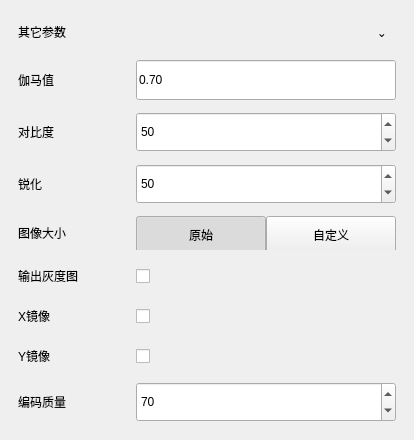
                  <widget class="QFrame" name="otherParamsCard">
                   <property name="frameShape">
                    <enum>QFrame::NoFrame</enum>
                   </property>
                   <property name="card" stdset="0">
                    <bool>true</bool>
                   </property>
                   <layout class="QVBoxLayout" name="verticalLayout_otherParamsCard">
                    <property name="spacing">
                     <number>14</number>
                    </property>
                    <property name="leftMargin">
                     <number>18</number>
                    </property>
                    <property name="topMargin">
                     <number>18</number>
                    </property>
                    <property name="rightMargin">
                     <number>18</number>
                    </property>
                    <property name="bottomMargin">
                     <number>18</number>
                    </property>
                    <item>
                     <widget class="QFrame" name="otherParamsCardHeaderFrame">
                      <property name="frameShape">
                       <enum>QFrame::NoFrame</enum>
                      </property>
                      <layout class="QHBoxLayout" name="horizontalLayout_otherParamsCardHeader">
                       <property name="spacing">
                        <number>0</number>
                       </property>
                       <property name="leftMargin">
                        <number>0</number>
                       </property>
                       <property name="topMargin">
                        <number>0</number>
                       </property>
                       <property name="rightMargin">
                        <number>0</number>
                       </property>
                       <property name="bottomMargin">
                        <number>0</number>
                       </property>
                       <item>
                        <widget class="QLabel" name="otherParamsCardTitleLabel">
                         <property name="text">
                          <string>其它参数</string>
                         </property>
                         <property name="cardTitle" stdset="0">
                          <bool>true</bool>
                         </property>
                        </widget>
                       </item>
                       <item>
                        <spacer name="horizontalSpacer_otherParamsCardHeader">
                         <property name="orientation">
                          <enum>Qt::Horizontal</enum>
                         </property>
                         <property name="sizeHint" stdset="0">
                          <size>
                           <width>40</width>
                           <height>20</height>
                          </size>
                         </property>
                        </spacer>
                       </item>
                       <item>
                        <widget class="QToolButton" name="otherParamsCardCollapseButton">
                         <property name="minimumSize">
                          <size>
                           <width>28</width>
                           <height>28</height>
                          </size>
                         </property>
                         <property name="text">
                          <string>⌄</string>
                         </property>
                         <property name="autoRaise">
                          <bool>true</bool>
                         </property>
                        </widget>
                       </item>
                      </layout>
                     </widget>
                    </item>
                    <item>
                     <widget class="QFrame" name="otherParamsFormFrame">
                      <property name="frameShape">
                       <enum>QFrame::NoFrame</enum>
                      </property>
                      <layout class="QGridLayout" name="gridLayout_otherParams">
                       <property name="leftMargin">
                        <number>0</number>
                       </property>
                       <property name="topMargin">
                        <number>0</number>
                       </property>
                       <property name="rightMargin">
                        <number>0</number>
                       </property>
                       <property name="bottomMargin">
                        <number>0</number>
                       </property>
                       <property name="horizontalSpacing">
                        <number>18</number>
                       </property>
                       <property name="verticalSpacing">
                        <number>12</number>
                       </property>
                       <item row="2" column="0">
                        <widget class="QLabel" name="sharpenLabel">
                         <property name="text">
                          <string>锐化</string>
                         </property>
                         <property name="formLabel" stdset="0">
                          <bool>true</bool>
                         </property>
                        </widget>
                       </item>
                       <item row="5" column="2">
                        <widget class="QCheckBox" name="xMirrorCheckBox">
                         <property name="minimumSize">
                          <size>
                           <width>58</width>
                           <height>28</height>
                          </size>
                         </property>
                         <property name="text">
                          <string/>
                         </property>
                        </widget>
                       </item>
                       <item row="5" column="0">
                        <widget class="QLabel" name="xMirrorLabel">
                         <property name="text">
                          <string>X镜像</string>
                         </property>
                         <property name="formLabel" stdset="0">
                          <bool>true</bool>
                         </property>
                        </widget>
                       </item>
                       <item row="6" column="2">
                        <widget class="QCheckBox" name="yMirrorCheckBox">
                         <property name="minimumSize">
                          <size>
                           <width>58</width>
                           <height>28</height>
                          </size>
                         </property>
                         <property name="text">
                          <string/>
                         </property>
                        </widget>
                       </item>
                       <item row="6" column="0">
                        <widget class="QLabel" name="yMirrorLabel">
                         <property name="text">
                          <string>Y镜像</string>
                         </property>
                         <property name="formLabel" stdset="0">
                          <bool>true</bool>
                         </property>
                        </widget>
                       </item>
                       <item row="1" column="0">
                        <widget class="QLabel" name="contrastLabel">
                         <property name="text">
                          <string>对比度</string>
                         </property>
                         <property name="formLabel" stdset="0">
                          <bool>true</bool>
                         </property>
                        </widget>
                       </item>
                       <item row="3" column="2">
                        <widget class="QFrame" name="imageSizeSegmentFrame">
                         <property name="minimumSize">
                          <size>
                           <width>212</width>
                           <height>34</height>
                          </size>
                         </property>
                         <property name="maximumSize">
                          <size>
                           <width>16777215</width>
                           <height>34</height>
                          </size>
                         </property>
                         <property name="frameShape">
                          <enum>QFrame::NoFrame</enum>
                         </property>
                         <property name="segmented" stdset="0">
                          <bool>true</bool>
                         </property>
                         <layout class="QHBoxLayout" name="horizontalLayout_imageSizeSegmentFrame">
                          <property name="spacing">
                           <number>0</number>
                          </property>
                          <property name="leftMargin">
                           <number>0</number>
                          </property>
                          <property name="topMargin">
                           <number>0</number>
                          </property>
                          <property name="rightMargin">
                           <number>0</number>
                          </property>
                          <property name="bottomMargin">
                           <number>0</number>
                          </property>
                          <item>
                           <widget class="QPushButton" name="imageOriginalButton">
                            <property name="minimumSize">
                             <size>
                              <width>106</width>
                              <height>38</height>
                             </size>
                            </property>
                            <property name="text">
                             <string>原始</string>
                            </property>
                            <property name="checkable">
                             <bool>true</bool>
                            </property>
                            <property name="checked">
                             <bool>true</bool>
                            </property>
                           </widget>
                          </item>
                          <item>
                           <widget class="QPushButton" name="imageCustomButton">
                            <property name="minimumSize">
                             <size>
                              <width>106</width>
                              <height>38</height>
                             </size>
                            </property>
                            <property name="text">
                             <string>自定义</string>
                            </property>
                            <property name="checkable">
                             <bool>true</bool>
                            </property>
                           </widget>
                          </item>
                         </layout>
                        </widget>
                       </item>
                       <item row="0" column="2">
                        <widget class="QLineEdit" name="gammaLineEdit">
                         <property name="minimumSize">
                          <size>
                           <width>260</width>
                           <height>40</height>
                          </size>
                         </property>
                         <property name="text">
                          <string>0.70</string>
                         </property>
                        </widget>
                       </item>
                       <item row="2" column="2">
                        <widget class="QSpinBox" name="sharpenspinBox">
                         <property name="sizePolicy">
                          <sizepolicy hsizetype="Expanding" vsizetype="Fixed">
                           <horstretch>0</horstretch>
                           <verstretch>0</verstretch>
                          </sizepolicy>
                         </property>
                         <property name="minimumSize">
                          <size>
                           <width>260</width>
                           <height>40</height>
                          </size>
                         </property>
                         <property name="value">
                          <number>50</number>
                         </property>
                        </widget>
                       </item>
                       <item row="1" column="2">
                        <widget class="QSpinBox" name="contrastspinBox">
                         <property name="sizePolicy">
                          <sizepolicy hsizetype="Preferred" vsizetype="Fixed">
                           <horstretch>0</horstretch>
                           <verstretch>0</verstretch>
                          </sizepolicy>
                         </property>
                         <property name="minimumSize">
                          <size>
                           <width>260</width>
                           <height>40</height>
                          </size>
                         </property>
                         <property name="value">
                          <number>50</number>
                         </property>
                        </widget>
                       </item>
                       <item row="0" column="0">
                        <widget class="QLabel" name="gammaLabel">
                         <property name="text">
                          <string>伽马值</string>
                         </property>
                         <property name="formLabel" stdset="0">
                          <bool>true</bool>
                         </property>
                        </widget>
                       </item>
                       <item row="4" column="0">
                        <widget class="QLabel" name="grayOutputLabel">
                         <property name="text">
                          <string>输出灰度图</string>
                         </property>
                         <property name="formLabel" stdset="0">
                          <bool>true</bool>
                         </property>
                        </widget>
                       </item>
                       <item row="4" column="2">
                        <widget class="QCheckBox" name="grayOutputCheckBox">
                         <property name="minimumSize">
                          <size>
                           <width>58</width>
                           <height>28</height>
                          </size>
                         </property>
                         <property name="text">
                          <string/>
                         </property>
                        </widget>
                       </item>
                       <item row="7" column="0">
                        <widget class="QLabel" name="encodeQualityLabel">
                         <property name="text">
                          <string>编码质量</string>
                         </property>
                         <property name="formLabel" stdset="0">
                          <bool>true</bool>
                         </property>
                        </widget>
                       </item>
                       <item row="3" column="0">
                        <widget class="QLabel" name="imageSizeLabel">
                         <property name="text">
                          <string>图像大小</string>
                         </property>
                         <property name="formLabel" stdset="0">
                          <bool>true</bool>
                         </property>
                        </widget>
                       </item>
                       <item row="0" column="1">
                        <spacer name="horizontalSpacer_2">
                         <property name="orientation">
                          <enum>Qt::Horizontal</enum>
                         </property>
                         <property name="sizeHint" stdset="0">
                          <size>
                           <width>40</width>
                           <height>20</height>
                          </size>
                         </property>
                        </spacer>
                       </item>
                       <item row="7" column="2">
                        <widget class="QSpinBox" name="encodeQualityspinBox">
                         <property name="sizePolicy">
                          <sizepolicy hsizetype="Preferred" vsizetype="Fixed">
                           <horstretch>0</horstretch>
                           <verstretch>0</verstretch>
                          </sizepolicy>
                         </property>
                         <property name="minimumSize">
                          <size>
                           <width>260</width>
                           <height>40</height>
                          </size>
                         </property>
                         <property name="value">
                          <number>70</number>
                         </property>
                        </widget>
                       </item>
                      </layout>
                     </widget>
                    </item>
                   </layout>
                  </widget>
